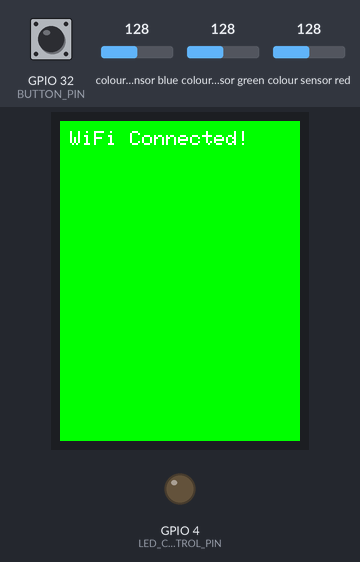
This sketch was run on a simulated ESP32. On the bench: 240×320 colour display, output pins drawn as LEDs (lit = HIGH). The test bench sets the inputs (shaded band); at power-on: GPIO 32 (BUTTON_PIN) HIGH, colour sensor blue 128, colour sensor green 128, colour sensor red 128. WiFi joins after 1.5 s; servers stay silent unless stated; EEPROM starts erased; no MQTT or app messages arrive unless stated; what the sketch prints to the serial monitor is not drawn.

Above: at 5.0 s.
5.1 s: GPIO 32 (BUTTON_PIN) pulled LOW for 0.15 s
At 7.0 s:
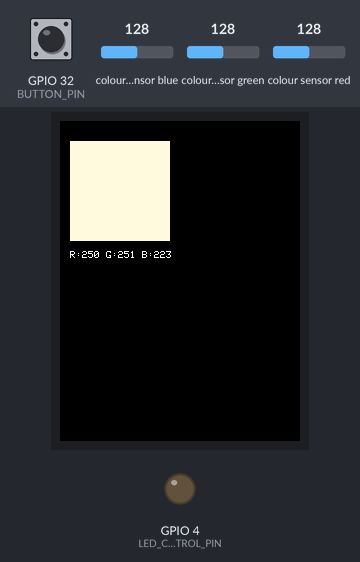
7.8 s: GPIO 32 (BUTTON_PIN) pulled LOW for 3.2 s
At 11.7 s:
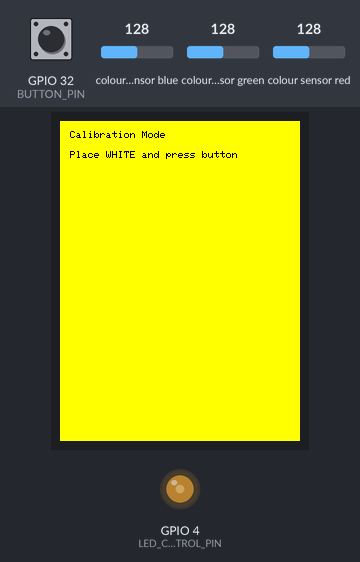
12.5 s: GPIO 32 (BUTTON_PIN) pulled LOW for 1 s
At 15.5 s:
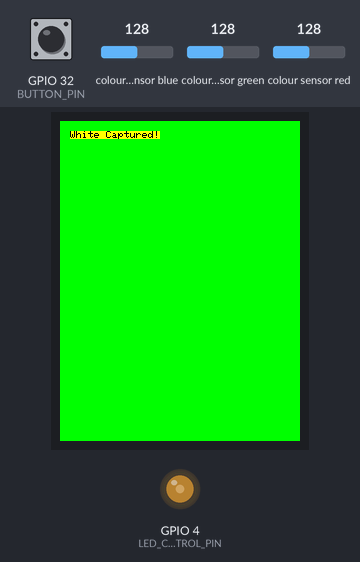
16.5 s: GPIO 32 (BUTTON_PIN) pulled LOW for 0.15 s
19.6 s: GPIO 32 (BUTTON_PIN) pulled LOW for 3.2 s
At 24.5 s:
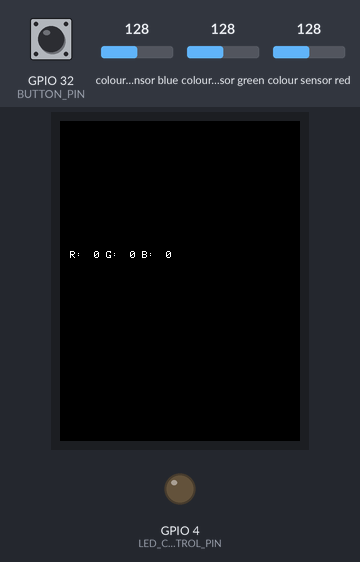
25.4 s: GPIO 32 (BUTTON_PIN) pulled LOW for 0.15 s
At 26.3 s:
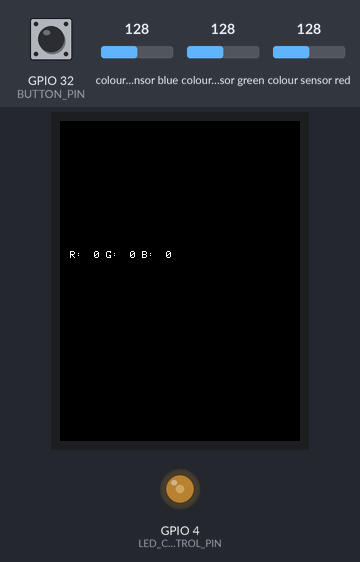
Timing chart, 0 to 28.4 s (numbered marks = the images above; inputs shaded):
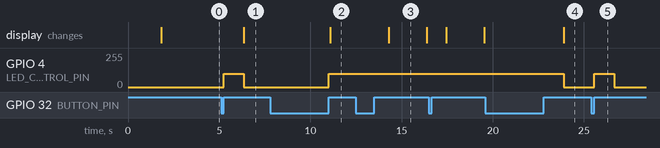

The sketch:

BehaviorScanner.ino
```cpp
#include <Wire.h>
#include <WiFi.h>
#include <PubSubClient.h>
#include <Adafruit_TCS34725.h>
#include <TFT_eSPI.h>
#include <SPI.h>
#include <Preferences.h>
#define BUTTON_PIN 32
#define LED_CONTROL_PIN 4

void applyColorCorrection(float &r, float &g, float &b) {
    float luminance = (r + g + b) / 3.0 / 255.0;
    float matrix[3][3] = {
        {1.18, -0.32,  0.10},
        {-0.25, 1.42, -0.20},
        {0.05, -0.15,  0.85}
    };

    float correctedR = matrix[0][0] * r + matrix[0][1] * g + matrix[0][2] * b;
    float correctedG = matrix[1][0] * r + matrix[1][1] * g + matrix[1][2] * b;
    float correctedB = matrix[2][0] * r + matrix[2][1] * g + matrix[2][2] * b;

    // Clamp to 0–1
    r = constrain(correctedR, 0.0f, 1.0f);
    g = constrain(correctedG, 0.0f, 1.0f);
    b = constrain(correctedB, 0.0f, 1.0f);
}


const char* ssid = "AEIOU";
const char* password = "passnghotspot";
const char* mqttServer = "192.168.0.174";
const int mqttPort = 1883;
const char* mqttTopic = "sensor/rgb";

WiFiClient espClient;
PubSubClient mqttClient(espClient);


Preferences preferences;
Adafruit_TCS34725 tcs = Adafruit_TCS34725(TCS34725_INTEGRATIONTIME_50MS, TCS34725_GAIN_1X);//dito calibrate
TFT_eSPI tft = TFT_eSPI();

unsigned long buttonPressTime = 0;
bool isCalibrating = false;
bool whiteCalibrated = false, blackCalibrated = false;
uint16_t whiteR, whiteG, whiteB;
uint16_t blackR, blackG, blackB;
uint16_t prevR = 0, prevG = 0, prevB = 0;

void getStableColor(uint16_t &r, uint16_t &g, uint16_t &b) {
    const int samples = 10;  // Take 10 samples for stability
    uint16_t rArr[samples], gArr[samples], bArr[samples], cArr[samples];

    // Collect multiple samples
    for (int i = 0; i < samples; i++) {
        tcs.getRawData(&rArr[i], &gArr[i], &bArr[i], &cArr[i]);
        Serial.printf("Sample %d - Raw: R=%d, G=%d, B=%d, C=%d\n", i, rArr[i], gArr[i], bArr[i], cArr[i]);
        delay(20);  // Small delay to allow stable readings
    }

    // Sort arrays for median filtering
    std::sort(rArr, rArr + samples);
    std::sort(gArr, gArr + samples);
    std::sort(bArr, bArr + samples);
    std::sort(cArr, cArr + samples);

    r = rArr[samples/2];  // NOT average
    g = gArr[samples/2];
    b = bArr[samples/2];
    uint16_t c = cArr[samples / 2];

    // Debugging before normalization
    Serial.printf("Median Raw: R=%d, G=%d, B=%d, C=%d\n", r, g, b, c);

    // Debugging after normalization
    Serial.printf("Normalized RGB: R=%d, G=%d, B=%d\n", r, g, b);
}


void connectToWiFi() {
    WiFi.begin(ssid, password);
    tft.fillScreen(TFT_BLUE);
    tft.setCursor(10, 10);
    tft.setTextColor(TFT_WHITE);
    tft.setTextSize(2);
    tft.print("Connecting to WiFi...");
    while (WiFi.status() != WL_CONNECTED) {
        delay(500);
        Serial.print(".");
    }
    tft.fillScreen(TFT_GREEN);
    tft.setCursor(10, 10);
    tft.print("WiFi Connected!");
    delay(2000);
}

void connectToMQTT() {
    while (!mqttClient.connected()) {
        Serial.print("Connecting to MQTT...");
        if (mqttClient.connect("ESP32Client")) {
            Serial.println("Connected!");
            return;  // Exit function on success
        } else {
            Serial.print("Failed, rc=");
            Serial.print(mqttClient.state());
            Serial.println(" Retrying in 3s...");
            delay(3000);
        }
    }
}


void saveCalibration() {
    preferences.begin("calibration", false);
    preferences.putBool("calibrated", true);
    preferences.putInt("whiteR", whiteR);
    preferences.putInt("whiteG", whiteG);
    preferences.putInt("whiteB", whiteB);
    preferences.putInt("blackR", blackR);
    preferences.putInt("blackG", blackG);
    preferences.putInt("blackB", blackB);
    preferences.putBool("whiteCalibrated", true);
    preferences.putBool("blackCalibrated", true);
    preferences.end();
    Serial.println("Calibration Saved!");
}

void loadCalibration() {
    preferences.begin("calibration", true);
    whiteR = preferences.getInt("whiteR", 255);
    whiteG = preferences.getInt("whiteG", 255);
    whiteB = preferences.getInt("whiteB", 255);
    blackR = preferences.getInt("blackR", 0);
    blackG = preferences.getInt("blackG", 0);
    blackB = preferences.getInt("blackB", 0);
    whiteCalibrated = preferences.getBool("whiteCalibrated", false);
    blackCalibrated = preferences.getBool("blackCalibrated", false);
    preferences.end();
    Serial.println("Loaded Calibration:");
    Serial.printf("White RGB: %d, %d, %d\n", whiteR, whiteG, whiteB);
    Serial.printf("Black RGB: %d, %d, %d\n", blackR, blackG, blackB);
    Serial.printf("White Calibrated: %s\n", whiteCalibrated ? "YES" : "NO");
    Serial.printf("Black Calibrated: %s\n", blackCalibrated ? "YES" : "NO");

}


void setup() {
    Serial.begin(115200);
    pinMode(BUTTON_PIN, INPUT_PULLUP);
    pinMode(LED_CONTROL_PIN, OUTPUT);
    analogWrite(LED_CONTROL_PIN, 0);  // Ensure LED starts off

    tft.init();
    tft.setRotation(0);

    int retries = 5;
    while (!tcs.begin() && retries > 0) {
        Serial.println("TCS34725 not found, retrying...");
        delay(1000);
        retries--;
    }

    if (retries == 0) {
        Serial.println("TCS34725 sensor failed! Restarting ESP...");
        ESP.restart();  // Restart ESP32
    }


    connectToWiFi();
    mqttClient.setServer(mqttServer, mqttPort);
    connectToMQTT();
    loadCalibration();
}


void loop() {
    if (!mqttClient.connected()) connectToMQTT();
    mqttClient.loop();

    checkButtonPress();
}

void checkButtonPress() {
    static bool lastButtonState = HIGH;
    bool currentButtonState = digitalRead(BUTTON_PIN);

    if (currentButtonState == LOW && lastButtonState == HIGH) {
        buttonPressTime = millis();
    }

    if (currentButtonState == HIGH && lastButtonState == LOW) {
        unsigned long pressDuration = millis() - buttonPressTime;

        if (pressDuration > 2000) {
            enterCalibrationMode();
        } else {
            captureAndSendRGB();
        }
    }

    lastButtonState = currentButtonState;
}

void enterCalibrationMode() {
    isCalibrating = true;
    analogWrite(LED_CONTROL_PIN, 100);  // Turn on LED for calibration
    tft.fillScreen(TFT_YELLOW);
    tft.setRotation(0);
    tft.setTextColor(TFT_BLACK, TFT_YELLOW);
    tft.setTextSize(1);
    tft.setCursor(10, 10);
    tft.println("Calibration Mode");

    // White Calibration
    tft.setCursor(10, 30);
    tft.println("Place WHITE and press button");
    while (digitalRead(BUTTON_PIN) == HIGH);
    delay(50);
    while (digitalRead(BUTTON_PIN) == LOW);

    Serial.println("Capturing White...");
    uint16_t c;
    getStableColor(whiteR, whiteG, whiteB);
    Serial.printf("White RGB: %d, %d, %d\n", whiteR, whiteG, whiteB);
    whiteCalibrated = true; // Mark white as calibrated

    tft.fillScreen(TFT_GREEN);
    tft.setCursor(10, 10);
    tft.println("White Captured!");
    delay(2000);

    // Black Calibration
    tft.fillScreen(TFT_YELLOW);
    tft.setCursor(10, 10);
    tft.println("Place BLACK and press button");
    while (digitalRead(BUTTON_PIN) == HIGH);
    delay(50);
    while (digitalRead(BUTTON_PIN) == LOW);

    Serial.println("Capturing Black...");
    getStableColor(blackR, blackG, blackB); // Median-filtered samples
    Serial.printf("Black RGB: %d, %d, %d\n", blackR, blackG, blackB);
    blackCalibrated = true; // Mark black as calibrated

    tft.fillScreen(TFT_GREEN);
    tft.setCursor(10, 10);
    tft.println("Black Captured!");
    delay(2000);

    saveCalibration();  // Save both white and black calibration
    isCalibrating = false;

    tft.fillScreen(TFT_BLUE);
    tft.setCursor(10, 10);
    tft.println("Calibration Done!");
    delay(2000);
}

#define GAMMA 2.2
float applyGamma(float normalizedValue) { // Input should be 0.0-1.0
    return pow(normalizedValue, 1.0/GAMMA) * 255.0; // Apply gamma to normalized value
}

void captureAndSendRGB() {
    uint16_t r, g, b;

    // Turn on LED FIRST for stable readings
    analogWrite(LED_CONTROL_PIN, 100);
    delay(300);  // Let LED stabilize

    Serial.println("🟡 Waiting for sensor stabilization...");
    getStableColor(r, g, b);
    Serial.printf("RAW_SENSOR_DATA: R=%d, G=%d, B=%d\n", r, g, b);

    float r_norm = constrain((float)(r - blackR) / (whiteR - blackR), 0.0f, 1.0f);
    float g_norm = constrain((float)(g - blackG) / (whiteG - blackG), 0.0f, 1.0f);
    float b_norm = constrain((float)(b - blackB) / (whiteB - blackB), 0.0f, 1.0f);

    applyColorCorrection(r_norm, g_norm, b_norm); // Now works with floats!

    // Apply gamma correction
    uint8_t r_scaled = applyGamma(r_norm);
    uint8_t g_scaled = applyGamma(g_norm);
    uint8_t b_scaled = applyGamma(b_norm);

     //Publish data
     String rgbData = "{\"r\":" + String(r_scaled) + ",\"g\":" + String(g_scaled) + ",\"b\":" + String(b_scaled) + "}";
     mqttClient.publish(mqttTopic, rgbData.c_str());

    // Display color
    tft.fillScreen(TFT_BLACK);
    tft.fillRect(10, 20, 100, 100, tft.color565(r_scaled, g_scaled, b_scaled));
    tft.setCursor(10, 130);
    tft.setTextSize(1);
    tft.setTextColor(TFT_WHITE, TFT_BLACK);
    tft.printf("R:%3d G:%3d B:%3d", r_scaled, g_scaled, b_scaled);

    // Turn off LED
    analogWrite(LED_CONTROL_PIN, 0);

    // Store for stability check
    prevR = r_scaled;
    prevG = g_scaled;
    prevB = b_scaled;
}
```

Measured:
- after the input at 5.1 s, GPIO 4 (LED_CONTROL_PIN): 0/255 → 100/255 after 0.15 s, → 0/255 1.1 s later; the display: changes after 1.3 s (image 1)
- after the input at 7.8 s, GPIO 4 (LED_CONTROL_PIN): 0/255 → 100/255 after 3.2 s; the display: changes after 3.3 s (image 2)
- after the input at 12.5 s, the display: changes after 1.8 s (image 3)
- after the input at 19.6 s, GPIO 4 (LED_CONTROL_PIN): 100/255 → 0/255 after 4.3 s; the display: changes after 4.3 s (image 4)
- after the input at 25.4 s, GPIO 4 (LED_CONTROL_PIN): 0/255 → 100/255 after 0.15 s, → 0/255 1.1 s later
- what the display in image 3 shows lasts 2.1 s, from 14.3 s to 16.4 s
